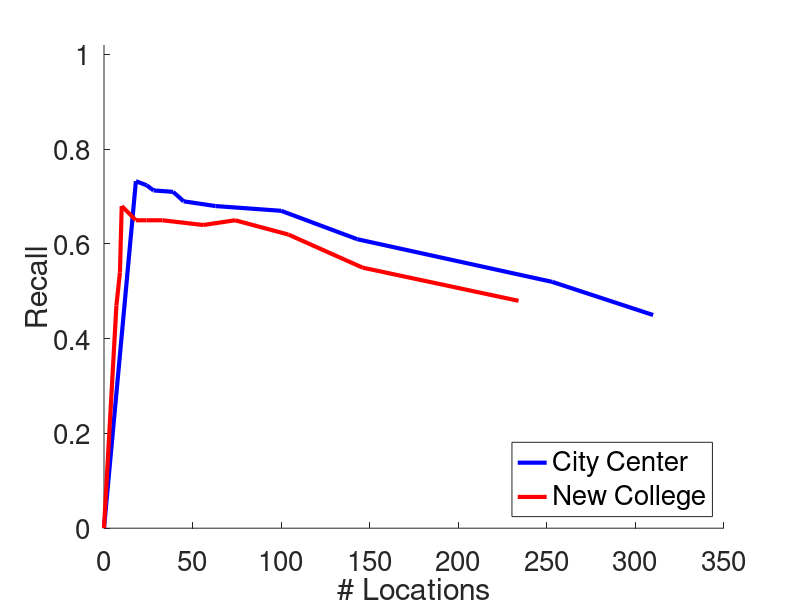

This chart was generated by the following MATLAB code:
function sparsity
    % Function to plot sparsity plots.
    lab_size = 26;
    ax_size = 20;
    leg_size = 20;
    line_size = 3.0;
    
    %CC.nodes = [317,    253,    100,    63,     39,     19,     14,     0];
    %CC.recall = [0.08,  0.11,   0.32,   0.34,   0.36,   0.35,   0.36,   0];
    CC.nodes =  [310,   253,  143,  100,    63,     45,     39,     28,     24,     18,     0];
    CC.recall = [0.45,  0.52, 0.61, 0.67,   0.68,   0.69,   0.71,   0.713,  0.724,  0.7325, 0];
    NC.nodes  = [234,   146,    104,    74,     56,     33,     24,     18,     10,     9,      7,      0];
    NC.recall = [0.48,  0.55,   0.62,   0.65,   0.64,   0.65    0.65,   0.65,   0.68,   0.54,   0.47,   0];
   
    figure();
    hold on;    
    plot_sparsity(CC.recall, CC.nodes, 'b');
    plot_sparsity(NC.recall, NC.nodes, 'r');
    plot_common();
    l = legend('City Center', 'New College', 'Location', 'SouthEast');
    set(l, 'FontSize', leg_size)
    %title('Sparsity');
    
    print -dpng -r300 sparsity
    hold off; 
    
    function plot_common()         
        xlabel('# Locations', 'FontSize', lab_size);
        ylabel('Recall', 'FontSize', lab_size);        
        %xlim([0., 100]);
        ylim([0., 1.02]);
        grid('off');
        set(gca, 'FontSize', ax_size);
    end

    function plot_sparsity(pr, re, format)
        plot(re, pr, 'Color', format, 'LineWidth', line_size);
    end
end
